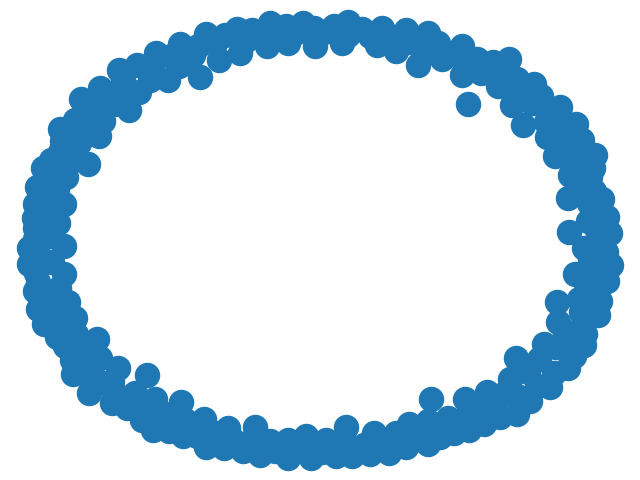

Generate this figure with Python:
#!/usr/bin/env python3
import networkx as nx
import math
import csv
import random as rand
import sys

import time
import matplotlib.pyplot as plt

_DEBUG_ = False

# This method reads the graph structure from the input file
def buildG(G, file_, delimiter_):
    reader = csv.reader(open(file_), delimiter=delimiter_)
    for line in reader:
        if len(line) > 2:
            if float(line[2]) != 0.0:
                #line format: u,v,w
                w = float(line[2])
#if (w<0):
#                    w = -w
                G.add_edge(int(line[0]),int(line[1]),weight=w)
        else:
            #line format: u,v
            G.add_edge(int(line[0]),int(line[1]),weight=1.0)


# This method keeps removing edges from Graph until one of the connected components of Graph splits into two
# compute the edge betweenness
def CmtyGirvanNewmanStep(G):
    if _DEBUG_:
        print("Running CmtyGirvanNewmanStep method ...")
    init_ncomp = nx.number_connected_components(G)    #no of components
    ncomp = init_ncomp
    while ncomp <= init_ncomp:
        bw = nx.edge_betweenness_centrality(G, weight='weight')    #edge betweenness for G
        #find the edge with max centrality
        max_ = max(bw.values())
        #find the edge with the highest centrality and remove all of them if there is more than one!
        for k, v in bw.items():
            if float(v) == max_:
                G.remove_edge(k[0],k[1])    #remove the central edge
        ncomp = nx.number_connected_components(G)    #recalculate the no of components


# This method compute the modularity of current split
def _GirvanNewmanGetModularity(G, deg_, m_):
    New_A = nx.adj_matrix(G)
    New_deg = {}
    New_deg = UpdateDeg(New_A, G.nodes())
    #Let's compute the Q
    comps = nx.connected_components(G)    #list of components    
    print('No of communities in decomposed G: {}'.format(nx.number_connected_components(G)))
    Mod = 0    #Modularity of a given partitionning
    for c in comps:
        EWC = 0    #no of edges within a community
        RE = 0    #no of random edges
        for u in c:
            EWC += New_deg[u]
            RE += deg_[u]        #count the probability of a random edge
        Mod += ( float(EWC) - float(RE*RE)/float(2*m_) )
    Mod = Mod/float(2*m_)
    if _DEBUG_:
        print("Modularity: {}".format(Mod))
    return Mod


def UpdateDeg(A, nodes):
    deg_dict = {}
    n = len(nodes)  #len(A) ---> some ppl get issues when trying len() on sparse matrixes!
    B = A.sum(axis = 1)
    i = 0
    for node_id in list(nodes):
        deg_dict[node_id] = B[i, 0]
        i += 1
    return deg_dict


# This method runs GirvanNewman algorithm and find the best community split by maximizing modularity measure
def runGirvanNewman(G, Orig_deg, m_):
    #let's find the best split of the graph
    BestQ = 0.0
    Q = -1.0
    while True:    
        CmtyGirvanNewmanStep(G)
        Q = _GirvanNewmanGetModularity(G, Orig_deg, m_);
#        print("Modularity of decomposed G: {}".format(Q))
        if Q > BestQ:
            BestQ = Q
            Bestcomps = list(nx.connected_components(G))    #Best Split
#            print("Identified components: {}".format(Bestcomps))
        if G.number_of_edges() == 0:
            break
    if BestQ > 0.0:
        print("Max modularity found (Q): {} and number of communities: {}".format(BestQ, len(Bestcomps)))
#        print("Graph communities: {}".format(Bestcomps))
    else:
        print("Max modularity (Q):", BestQ)


def main(argv):
    if len(argv) < 2:
        sys.stderr.write("Usage: %s <input graph>\n" % (argv[0],))
        return 1
    graph_fn = argv[1]
    G = nx.Graph()  #let's create the graph first
    buildG(G, graph_fn, ',')
    
    if _DEBUG_:
        print('G nodes: {} & G no of nodes: {}'.format(G.nodes(), G.number_of_nodes()))
    
    n = G.number_of_nodes()    #|V|
    A = nx.adj_matrix(G)    #adjacenct matrix

    m_ = 0.0    #the weighted version for number of edges
    for i in range(0,n):
        for j in range(0,n):
            m_ += A[i,j]
    m_ = m_/2.0
    if _DEBUG_:
        print("m: {}".format(m_))

    #calculate the weighted degree for each node
    Orig_deg = {}
    Orig_deg = UpdateDeg(A, G.nodes())
    #run Newman alg
    startTime = time.time()

    runGirvanNewman(G, Orig_deg, m_)
    endTime = time.time()
    print(endTime - startTime)
    nx.draw(G)
    plt.savefig('girvan.png')

if __name__ == "__main__":
    sys.exit(main(sys.argv))

